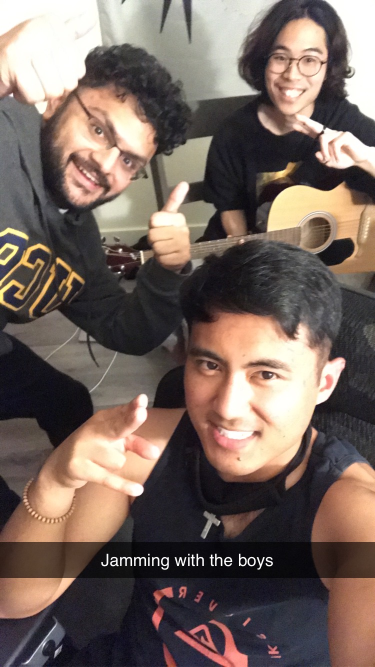
#> input picture Blackhole Projects/opencv-course-master/IMG_6736.jpg, 750 x 1334 px (shown at 1/2 size)
$ python basic.py
#> lines starting #> are read from the running program, lines starting #| are printed output that depends on the picture; after the words box and inside, x2 and y2 are one past the last pixel; in counts of white or black regions, pixels touching at a corner belong together
from configparser import Interpolation
import cv2 as cv

pic=cv.imread("IMG_6736.jpg")
#> pic is the input picture: shape (1334, 750, 3); mean B, G, R 94.3, 101.8, 117.3

gray=cv.cvtColor(pic,cv.COLOR_BGR2GRAY)
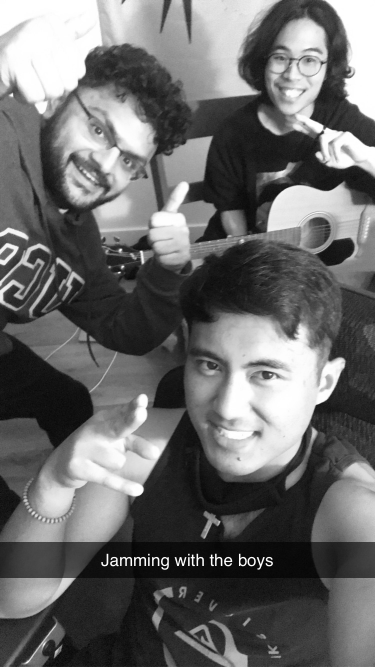
#> gray: shape (1334, 750) (shown at 1/2 size); min 0, max 255, mean 105.6

blur=cv.GaussianBlur(gray,(7,7),cv.BORDER_DEFAULT)
#cv.imshow("Boys",blur)
edge=cv.Canny(gray,125,175)
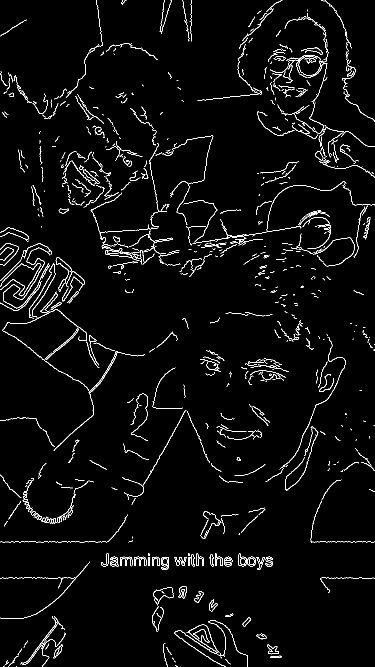
#> edge: shape (1334, 750) (shown at 1/2 size); 3.1% white in thin lines or dots
cv.imshow("CANNY",edge)


dilated= cv.dilate(edge,(3,3),iterations=3)
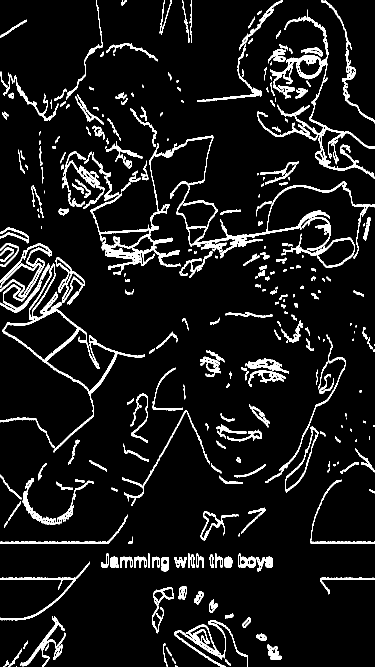
#> dilated: shape (1334, 750) (shown at 1/2 size); 8.2% white; 347 white regions (60 under 20 px), largest, box (x1, y1, x2, y2) and area: (515, 19, 750, 348) 6566, (324, 271, 693, 517) 5502, (4, 527, 290, 905) 5015
cv.imshow("dilated",dilated)


#eroding
eroded=cv.erode(dilated, (3,3), iterations=1)
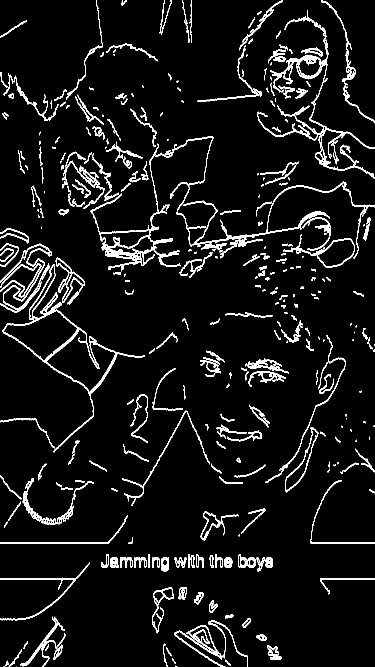
#> eroded: shape (1334, 750) (shown at 1/2 size); 6.7% white; 374 white regions (93 under 20 px), largest, box (x1, y1, x2, y2) and area: (515, 20, 750, 348) 5462, (4, 528, 290, 905) 4155, (367, 363, 693, 517) 3215
cv.imshow("eroded", eroded)


#resize
resized=cv.resize(pic, (500,500), interpolation=cv.INTER_CUBIC)
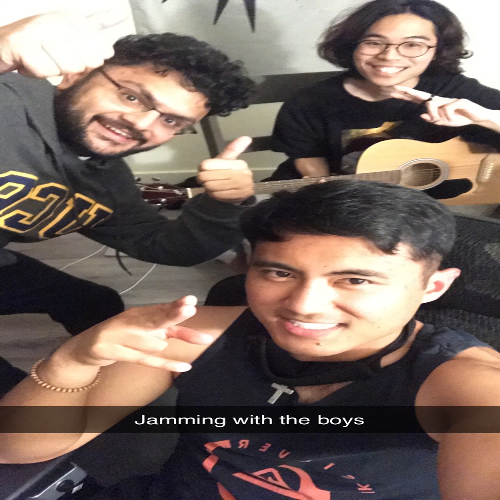
#> resized: shape (500, 500, 3); mean B, G, R 94.3, 101.8, 117.2
cv.imshow("resized",resized)

#cropped
cropped= pic[50:200,200:400]
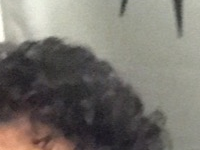
#> cropped: shape (150, 200, 3); mean B, G, R 108.7, 115.5, 119
cv.imshow("cropped", cropped)
cv.waitKey(0)

$ run again, with Blackhole Projects/opencv-course-master/photo.jpg copied over Blackhole Projects/opencv-course-master/IMG_6736.jpg
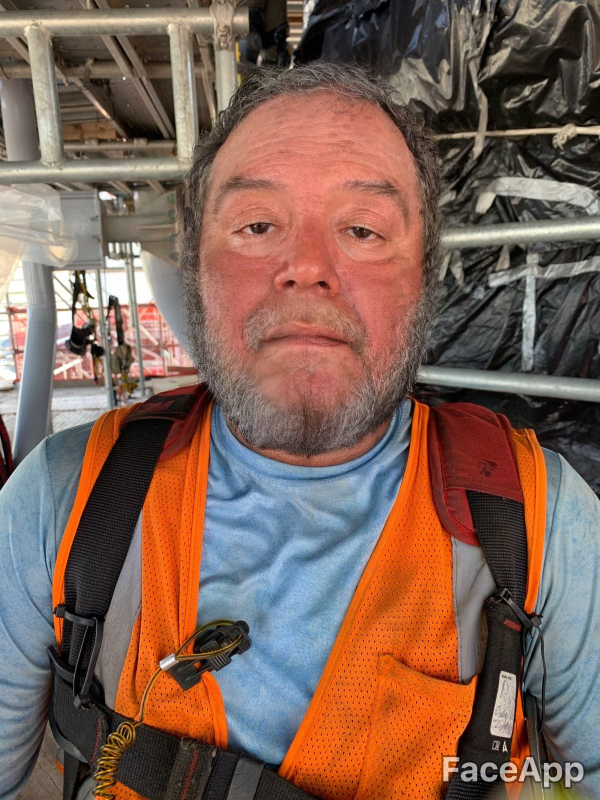
#> input picture Blackhole Projects/opencv-course-master/photo.jpg, 1200 x 1600 px (shown at 1/2 size)
#> pic is the input picture: shape (1600, 1200, 3); mean B, G, R 85.9, 98.4, 127.7
#> `edge=cv.Canny(gray,125,175)`:
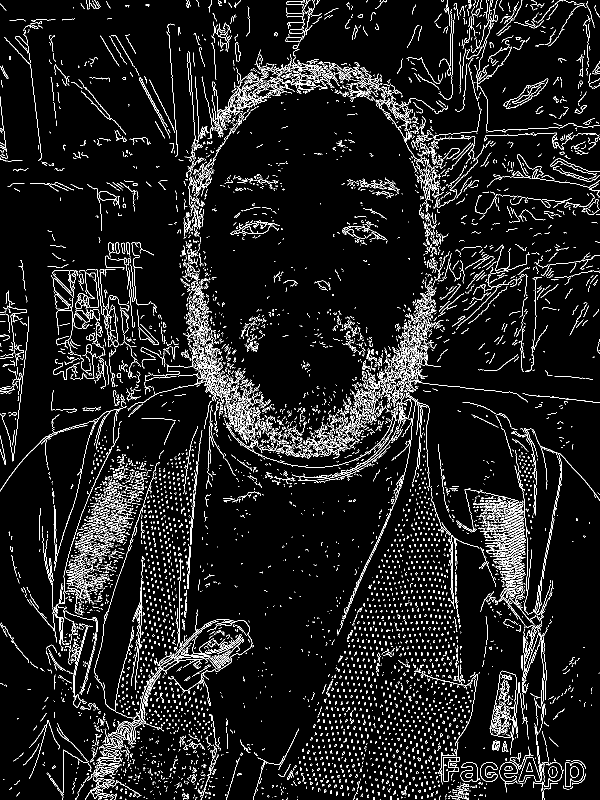
#> edge: shape (1600, 1200) (shown at 1/2 size); 7.1% white in thin lines or dots
#> dilated: shape (1600, 1200); 16.8% white; 3477 white regions (1535 under 20 px), largest, box (x1, y1, x2, y2) and area: (255, 480, 1056, 1274) 50004, (403, 90, 991, 511) 26151, (0, 780, 288, 1418) 24639
#> eroded: shape (1600, 1200); 14.4% white; 3777 white regions (2213 under 20 px), largest, box (x1, y1, x2, y2) and area: (255, 481, 1056, 1274) 41650, (403, 91, 981, 511) 22095, (150, 925, 507, 1600) 15663
#> `cropped= pic[50:200,200:400]`:
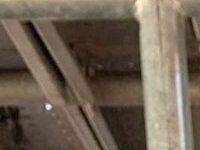
#> cropped: shape (150, 200, 3); mean B, G, R 81.1, 96.7, 110.3
